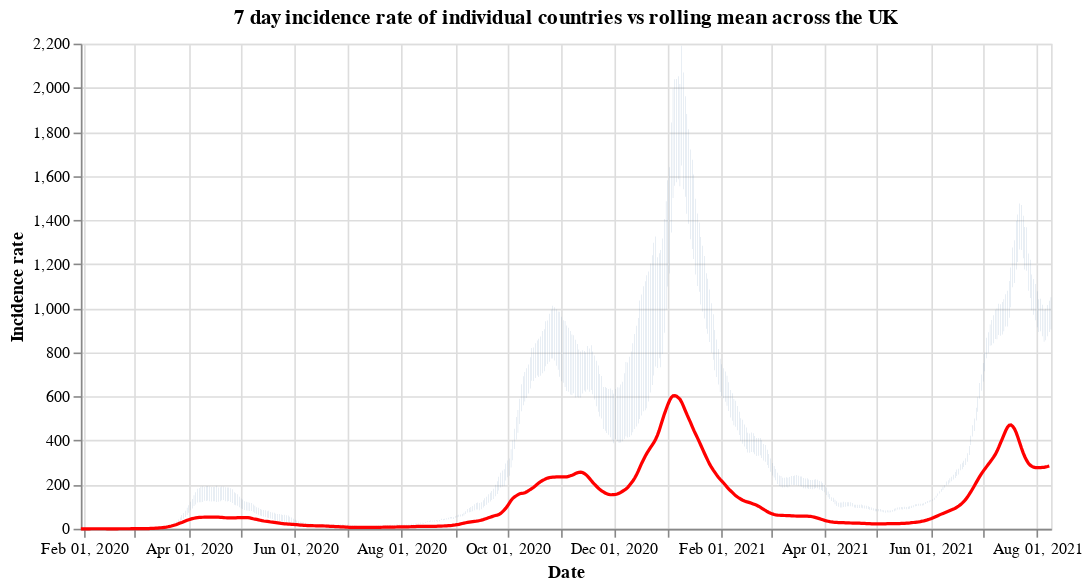

Here is the notebook cell this chart was saved with:
### Code cell
#collapse
countries = uk_cases['areaName'].unique()
countries.sort()

selection = alt.selection_single(
    name='Select',
    fields=['areaName'],
    init={'areaName': 'Wales'},
    bind={'areaName': alt.binding_select(options=countries)}
)

# scatter plot, modify opacity based on selection
bars = alt.Chart(uk_cases).mark_bar().add_selection(
    selection
).encode(
    x=alt.X("yearmonthdate(date):T", axis=alt.Axis(title='Date')),
    y=alt.Y("weeklyCasesRate:Q", axis=alt.Axis(title='Incidence rate')),
    tooltip='weeklyCasesRate:Q',
    opacity=alt.condition(selection, alt.value(1), alt.value(0))
).properties(title=f'7 day incidence rate of individual countries vs rolling mean across the UK', width=600)

line = alt.Chart(overview_cases).mark_line(
    color='red',
    size=2,
).transform_window(
    rolling_mean='mean(weeklyCasesRate)',
    frame=[0, 7]
).encode(
    x='yearmonthdate(date):T',
    y='rolling_mean:Q'
)

alt.layer(bars, line)

### Figure 1 — Vega-Lite specification as saved in the notebook (floating-point values rounded to 4 significant figures; data arrays with more than 128 entries replaced by an {"elided": "..."} marker saying what was removed)
{"config": {"view": {"continuousWidth": 400, "continuousHeight": 300}}, "layer": [{"data": {"name": "data-a6bace4b1098170d68e36bce6de17371"}, "mark": "bar", "encoding": {"opacity": {"condition": {"value": 1, "selection": "Select"}, "value": 0}, "tooltip": {"type": "quantitative", "field": "weeklyCasesRate"}, "x": {"type": "temporal", "axis": {"title": "Date"}, "field": "date", "timeUnit": "yearmonthdate"}, "y": {"type": "quantitative", "axis": {"title": "Incidence rate"}, "field": "weeklyCasesRate"}}, "selection": {"Select": {"type": "single", "fields": ["areaName"], "init": {"areaName": "Wales"}, "bind": {"areaName": {"input": "select", "options": ["England", "Northern Ireland", "Scotland", "Wales"]}}}}, "title": "7 day incidence rate of individual countries vs rolling mean across the UK", "width": 600}, {"data": {"name": "data-d200d3fba3afc19391bf3ace52e1a6fd"}, "mark": {"type": "line", "color": "red", "size": 2}, "encoding": {"x": {"type": "temporal", "field": "date", "timeUnit": "yearmonthdate"}, "y": {"type": "quantitative", "field": "rolling_mean"}}, "transform": [{"window": [{"op": "mean", "field": "weeklyCasesRate", "as": "rolling_mean"}], "frame": [0, 7]}]}], "$schema": "https://vega.github.io/schema/vega-lite/v4.8.1.json", "datasets": {"data-a6bace4b1098170d68e36bce6de17371": {"elided": "2136 records"}, "data-d200d3fba3afc19391bf3ace52e1a6fd": {"elided": "557 records"}}}
